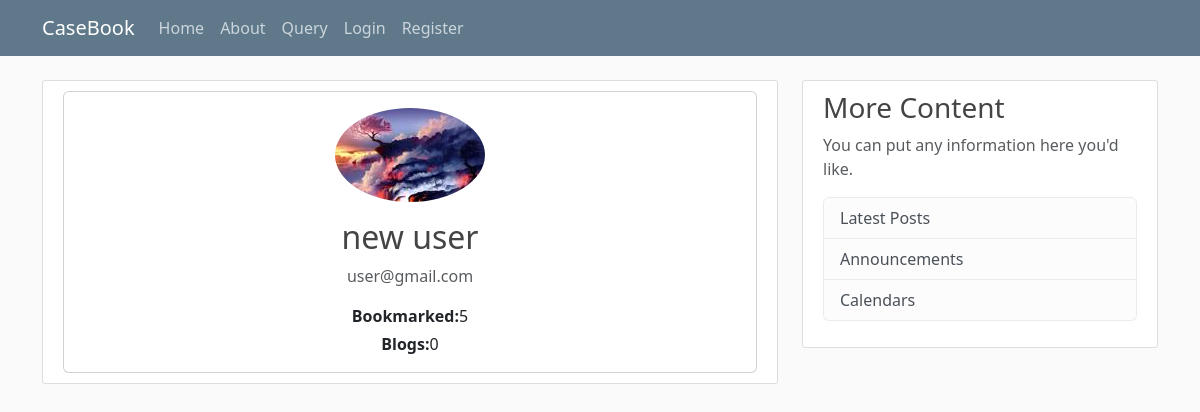
The app's page /user/new user/posts, older data.
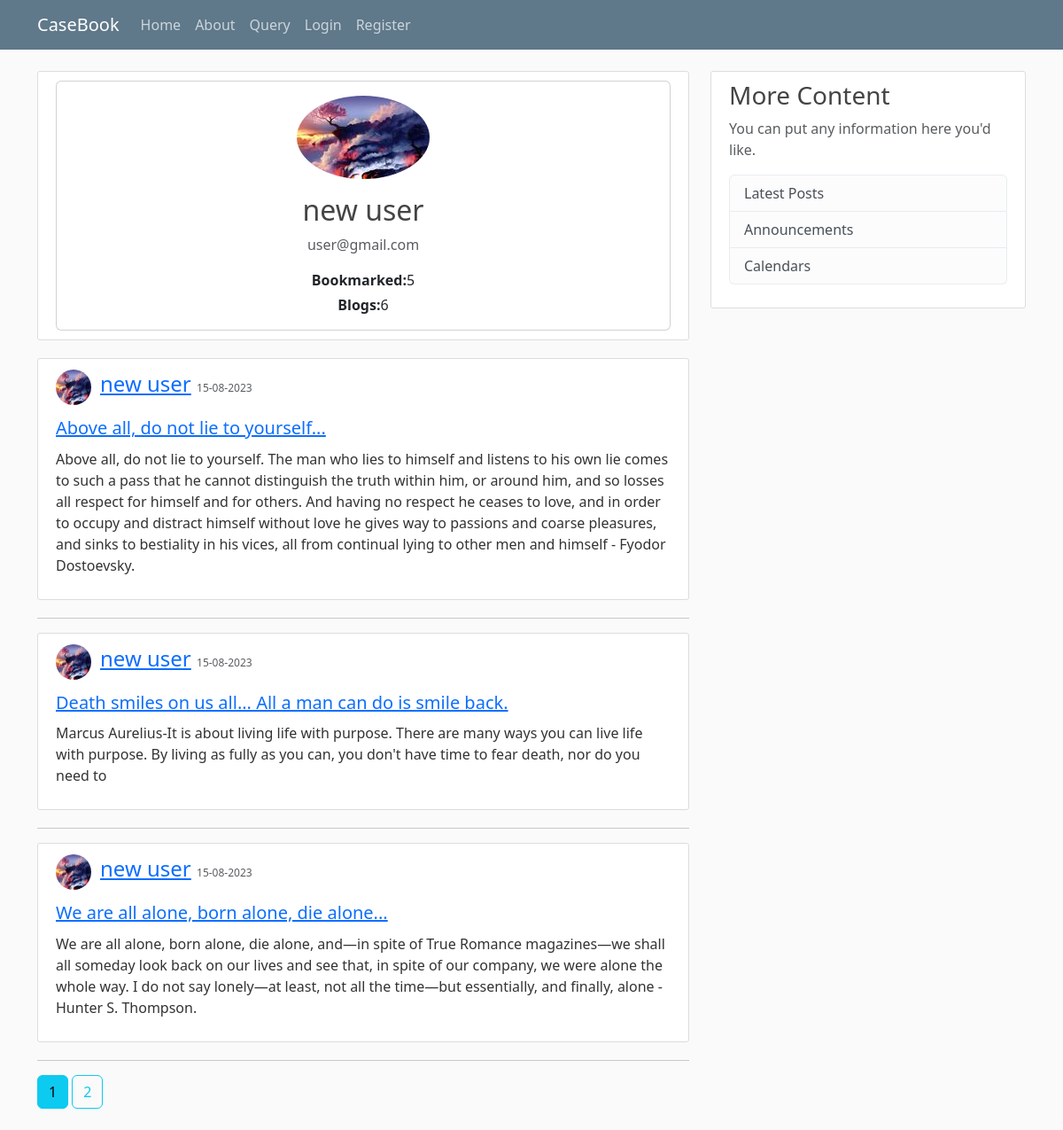
The same page, newer data.
### blogsite/models.py (models this page shows, shortened)
class User(db.Model, UserMixin):
    id = db.Column(db.Integer, primary_key=True)
    username = db.Column(db.String(20), unique=True, nullable=False)
    email = db.Column(db.String(100), unique=True, nullable=False)
    img_file = db.Column(db.String(20), nullable=False, default='default.jpeg')
    password = db.Column(db.String(60), nullable=False)
    posts = db.relationship('Post', backref='author', lazy=True)

class Post(db.Model):
    id = db.Column(db.Integer, primary_key=True)
    title = db.Column(db.String(50), nullable=False)
    date_posted = db.Column(db.DateTime, nullable=False, default=datetime.utcnow)
    content = db.Column(db.Text, nullable=False)
    user_id = db.Column(db.Integer, db.ForeignKey('user.id'), nullable=False)

### blogsite/users/routes.py (the view)
@users.route('/user/<string:username>/posts')
def user_posts(username):
    page = request.args.get(key='page',default=1,type=int)
    user = User.query.filter_by(username=username).first_or_404()
    img_file = url_for('static',filename=r'profile_pic/'+user.img_file)
    posts = Post.query.filter_by(author=user)\
        .order_by(Post.date_posted.desc())\
        .paginate(per_page=3)
    return render_template('user_posts.html',page_title=username,user=user,posts=posts,img_file=img_file)

### blogsite/templates/user_posts.html
{% extends "layout.html" %}
{% block page_content %}
<div class="content-section">
  <div class="column-md-3">
    <div class="card">
      <div class="card-body">
        <div class="text-center">
          <div class="profile-photo-container">
            <img src="{{ img_file }}" alt="Profile Photo" class="img-fluid rounded-circle" style="max-width: 150px;">
          </div>
          <h2 class="mt-3">{{ user.username }}</h2>
          <p class="text-muted">{{ user.email }}</p>
          <p class="mb-1"><strong>Bookmarked:</strong>5</p>
          <p class="mb-0"><strong>Blogs:</strong>{{ posts.total }}</p>
        </div>
      </div>
    </div>
  </div>
</div>
{% for post in posts.items %}
  <article class="media content-section">
    <div class="d-flex align-items-center">
      <img class="img-fluid rounded-circle article-img mr-3"
        src="{{ url_for('static',filename='profile_pic/'+post.author.img_file) }}" alt="Profile Photo of author">
      <div style="margin-left: 10px;">
        <div class="article-metadata">
          <a class="mr-2" href="{{ url_for('users.user_posts',username=post.author.username) }}">{{ post.author.username }}</a>
          <small class="text-muted" style="font-size: 0.75rem;">{{ post.date_posted.strftime('%d-%m-%Y')
            }}</small>
        </div>
      </div>
    </div>
    <div class="media-body">
      <h2><a class="article-title" href="{{ url_for('posts.post',post_id=post.id) }}">{{ post.title }}</a></h2>
      <p class="article-content">{{ post.content }}</p>
    </div>
  </article>
  <hr>
{% endfor %}
{% for page_num in posts.iter_pages(left_edge=2, right_edge=2, left_current=1, right_current=1) %}
  {% if page_num %}
    {% if posts.page==page_num %}
      <a class="btn btn-info mb-4" href="{{ url_for('users.user_posts',username=user.username,page=page_num) }}">{{ page_num }}</a>
    {% else %}
      <a class="btn btn-outline-info mb-4" href="{{ url_for('users.user_posts',username=user.username,page=page_num) }}">{{ page_num }}</a>
    {% endif %}
  {% else %}
    ...
  {% endif %}
{% endfor %}
{% endblock page_content %}

### blogsite/templates/layout.html (shortened to what this page needs)
<!DOCTYPE html>
<html lang="en">
<head>
    <link href="https://cdn.jsdelivr.net/npm/bootstrap@5.3.1/dist/css/bootstrap.min.css" rel="stylesheet">
    <link rel="stylesheet" type="text/css" href="{{ url_for('static', filename='temp_style.css') }}">
</head>
<body>
    <header class="site-header">
        <nav class="navbar navbar-expand-md navbar-dark bg-steel fixed-top">
          <div class="container">
            <a class="navbar-brand mr-4" href="/">CaseBook</a>
            <div class="collapse navbar-collapse" id="navbarToggle">
              <div class="navbar-nav mr-auto">
                <a class="nav-item nav-link" href="{{ url_for('main.home') }}">Home</a>
                <a class="nav-item nav-link" href="{{ url_for('main.about') }}">About</a>
                <a class="nav-item nav-link" href="{{ url_for('users.query') }}">Query</a>
              </div>
              <div class="navbar-nav">
                {% if current_user.is_authenticated %}
                  <a class="nav-item nav-link" href="{{ url_for('posts.new_post') }}">New Post</a>
                  <a class="nav-item nav-link" href="{{ url_for('users.account') }}">Account</a>
                  <a class="nav-item nav-link" href="{{ url_for('users.logout') }}">Logout</a>
                {% else %}
                  <a class="nav-item nav-link" href="{{ url_for('users.login') }}">Login</a>
                  <a class="nav-item nav-link" href="{{ url_for('users.register') }}">Register</a>
                {% endif %}
              </div>
            </div>
          </div>
        </nav>
    </header>
    <main role="main" class="container">
        <div class="row">
          <div class="col-md-8">
            {% block page_content %}{% endblock %}
          </div>
          <div class="col-md-4">
            <div class="content-section">
              <h3>More Content</h3>
              <p class='text-muted'>You can put any information here you'd like.
                <ul class="list-group">
                  <li class="list-group-item list-group-item-light">Latest Posts</li>
                  <li class="list-group-item list-group-item-light">Announcements</li>
                  <li class="list-group-item list-group-item-light">Calendars</li>
                </ul>
              </p>
            </div>
          </div>
        </div>
      </main>
</body>
</html>

### blogsite/static/temp_style.css (style rules this page uses)
body { background: #fafafa; color: #333333; margin-top: 5rem; }
h1, h2, h3, h4, h5, h6 { color: #444444; }
.bg-steel { background-color: #5f788a; }
.site-header .navbar-nav .nav-link { color: #cbd5db; }
.content-section { background: #ffffff; padding: 10px 20px; border: 1px solid #dddddd; border-radius: 3px; margin-bottom: 20px; }
.article-title { font-size: 1.25rem; }
.article-content { margin-top: 0.5rem; }
.article-img { height: 40px; width: 40px; }
.article-metadata { font-size: 1.5rem; margin-bottom: 0.5rem; }

Row changes from the older to the newer data that the page shows:
added Post: img_file (picture), author.username "new user", date_posted "15-08-2023", title "Above all, do not lie to yourself...", content "Above all, do not lie to yourself. The man who lies to himself and listens to his own lie comes to such a pass that he cannot distinguish the truth within him, or around him, and so losses all respect for himself and for others. And having no respect he ceases to love, and in order to occupy and distract himself without love he gives way to passions and coarse pleasures, and sinks to bestiality in his vices, all from continual lying to other men and himself - Fyodor Dostoevsky."
added Post: img_file (picture), author.username "new user", date_posted "15-08-2023", title "Death smiles on us all... All a man can do is smile back.", content "Marcus Aurelius-It is about living life with purpose. There are many ways you can live life with purpose. By living as fully as you can, you don't have time to fear death, nor do you need to"
added Post: img_file (picture), author.username "new user", date_posted "15-08-2023", title "We are all alone, born alone, die alone...", content "We are all alone, born alone, die alone, and—in spite of True Romance magazines—we shall all someday look back on our lives and see that, in spite of our company, we were alone the whole way. I do not say lonely—at least, not all the time—but essentially, and finally, alone - Hunter S. Thompson."
Text that changed along with them:
{{ posts.total }}: "0" → "6"
new list line: "1"
new list line: "2"
